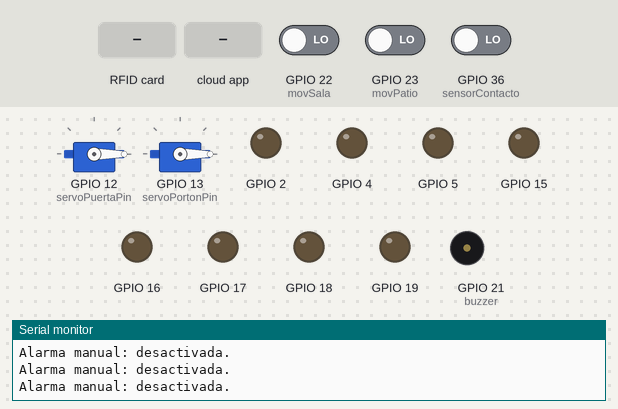
Bench run of a sketch on a simulated ESP32. On the bench: 2 × servo, output pins drawn as LEDs (lit = HIGH), buzzer (waves = sounding, pin HIGH), the last lines printed to the serial monitor. The test bench sets the inputs (shaded band); at power-on: GPIO 22 (movSala) LOW, GPIO 23 (movPatio) LOW, GPIO 36 (sensorContacto) LOW. WiFi joins after 1.5 s; servers stay silent unless stated.

Above: at 4.9 s.
5.0 s: RFID card 5E 7A 19 C4 held to the reader
At 5.9 s:
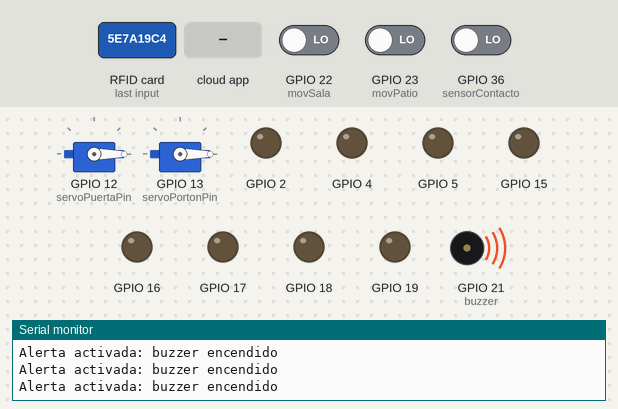
8.1 s: the phone or cloud app sets alarma_completa to on
At 8.5 s:
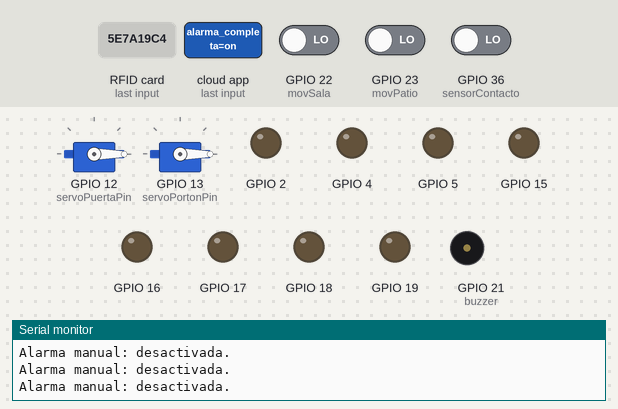
Timing chart, 0 to 11.1 s (numbered marks = the images above; inputs shaded):
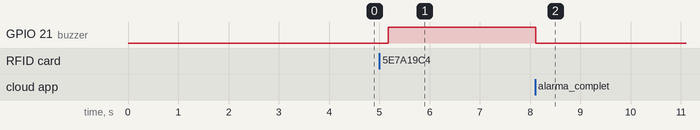

Measured:
- after the input at 5.0 s, GPIO 21 (buzzer): LOW → HIGH after 0.17 s
- after the input at 8.1 s, GPIO 21 (buzzer): HIGH → LOW at once

The sketch:

proyecto2.1Firebase.ino
```cpp
#include <WiFi.h>
#include <FirebaseESP32.h>
#include <WebServer.h>
#include <MFRC522.h>
#include <SPI.h>
#include <ESP32Servo.h>
#include <addons/TokenHelper.h>
#include <addons/RTDBHelper.h>

// Pines de LEDs
const int ledComedor = 15;
const int ledCocina = 2;
const int ledPatioTrasero = 4;
const int ledCuarto = 16;
const int ledBano = 17;
const int ledSala = 5;
const int ledCochera = 18;
const int ledPatioDelantero = 19;

struct Led {
  const int pin;
  const char* nombre;
};

Led leds[] = {
  { ledComedor, "Comedor" },
  { ledCocina, "Cocina" },
  { ledPatioTrasero, "PatioTrasero" },
  { ledCuarto, "Cuarto" },
  { ledBano, "Bano" },
  { ledSala, "Sala" },
  { ledCochera, "Cochera" },
  { ledPatioDelantero, "PatioDelantero" }
};

// Pines para los servos
const int servoPuertaPin = 12;
const int servoPortonPin = 13;

Servo servoPuerta;
Servo servoPorton;

// Pines del buzzer y sensores
const int buzzer = 21;
const int movPatio = 23;
const int movSala = 22;
const int sensorContacto = 36;

// Pines del módulo MFRC522
#define SDA 14
#define SCK 27
#define MOSI 26
#define MISO 25
#define RST 33

// Credenciales Firebase
#define WIFI_SSID ""
#define WIFI_PASSWORD ""
#define API_KEY ""
#define DATABASE_URL ""
#define USER_EMAIL ""
#define USER_PASSWORD ""

FirebaseConfig config;
FirebaseAuth auth;
FirebaseData firebaseData;
FirebaseData streamData;
MFRC522 mfrc522(SDA, RST);

bool alarmaActivada = false;
bool alarmaCompletaActivada = false;

bool movimientoDetectado = false;
bool contactoDetectado = true;

void apagarLuces() {
  static bool lucesApagadas = false;
  if (lucesApagadas) return; // Evitar apagar las luces si ya están apagadas

  for (Led led : leds) {
    digitalWrite(led.pin, LOW);
  }
  lucesApagadas = true; // Marcar las luces como apagadas
  Serial.println("Todas las luces apagadas.");
}

void streamCallback(StreamData data) {
  Serial.println("Datos recibidos del Stream:");
  Serial.println("Path: " + data.dataPath());
  Serial.println("Type: " + data.dataType());
  Serial.println("Event: " + data.eventType());

  // Verificar si el cambio fue en el nodo de los LEDs
  if (data.dataPath().startsWith("/leds/")) {
    String ledNombre = data.dataPath().substring(6);  // Extraer el nombre del LED
    String estado = data.stringData();

    // Buscar el LED correspondiente en el array y actualizar su estado
    for (Led led : leds) {
      if (ledNombre == led.nombre) {
        if (digitalRead(led.pin) != (estado == "on" ? HIGH : LOW)) {
          digitalWrite(led.pin, estado == "on" ? HIGH : LOW);
          Serial.println("LED " + ledNombre + " actualizado a: " + estado);
        }
        return;
      }
    }
  }

  else if (data.dataPath().startsWith("/servos/")) {
    String servoNombre = data.dataPath().substring(8);  // Extraer el nombre del servo
    bool estado = data.boolData();  // Leer el estado como booleano

    // Controlar los servos según el nombre
    if (servoNombre == "Puerta") {
      servoPuerta.write(estado ? 90 : 0);  // 90 para abrir, 0 para cerrar
      Serial.println("Servo Puerta actualizado a: " + String(estado ? "Abierto" : "Cerrado"));
    } else if (servoNombre == "Porton") {
      servoPorton.write(estado ? 90 : 0);  // 90 para abrir, 0 para cerrar
      Serial.println("Servo Porton actualizado a: " + String(estado ? "Abierto" : "Cerrado"));
    }
  }

  else if (data.dataPath() == "/alarma" && !alarmaCompletaActivada) {
    alarmaActivada = data.boolData();
    Serial.println(alarmaActivada ? "Alarma activada" : "Alarma desactivada");
  }

  else if (data.dataPath() == "/alarma_completa") {
    alarmaCompletaActivada = data.boolData();
    Serial.println(alarmaCompletaActivada ? "Alarma completa activada" : "Alarma completa desactivada");
  }
}

void streamTimeoutCallback(bool timeout) {
  if (timeout) {
    Serial.println("El stream de Firebase se ha desconectado. Reintentando...");
  }
}

void setup() {
  Serial.begin(115200);
  SPI.begin(SCK, MISO, MOSI, SDA);
  mfrc522.PCD_Init();

  WiFi.begin(WIFI_SSID, WIFI_PASSWORD);
  while (WiFi.status() != WL_CONNECTED) {
    delay(500);
    Serial.println("Conectando a WiFi...");
  }
  Serial.println("\nConectado a WiFi con IP: " + WiFi.localIP().toString());

  // Configuración de Firebase
  config.api_key = API_KEY;
  config.database_url = DATABASE_URL;
  auth.user.email = USER_EMAIL;
  auth.user.password = USER_PASSWORD;
  config.token_status_callback = tokenStatusCallback;
  config.signer.tokens.legacy_token = "jcy55RW3AtFHVVkgG5gniWtKl7lzcw3NqjnCY3Ck";

  Firebase.begin(&config, &auth);
  Firebase.reconnectWiFi(true);

  // Configuración de Pines de LEDs
  for (Led led : leds) {
    pinMode(led.pin, OUTPUT);
    digitalWrite(led.pin, LOW);  // Apagar todos los LEDs al inicio
  }

  pinMode(buzzer, OUTPUT);
  pinMode(movPatio, INPUT);
  pinMode(movSala, INPUT);
  pinMode(sensorContacto, INPUT);
  digitalWrite(buzzer, LOW); // Buzzer apagado al inicio

  delay(2000);

  // Configuración de los servos
  servoPuerta.attach(servoPuertaPin);
  servoPorton.attach(servoPortonPin);
  servoPuerta.write(0); // Inicialmente cerrado
  servoPorton.write(0); // Inicialmente cerrado

  // Inicia el Stream en el nodo `leds`
  if (!Firebase.beginStream(streamData, "/")) {
    Serial.println("No se pudo iniciar el Stream: " + streamData.errorReason());
  }

  // Asigna los callbacks para el Stream
  Firebase.setStreamCallback(streamData, streamCallback, streamTimeoutCallback);
}

void actualizarEstadoFirebase(const String &ruta, bool estado) {
  if (Firebase.setBool(firebaseData, ruta, estado)) {
    Serial.println("Estado actualizado en Firebase: " + ruta + " = " + String(estado ? "true" : "false"));
  } else {
    Serial.println("Error al actualizar estado en Firebase: " + firebaseData.errorReason());
  }
}

bool movimientoDetectadoPatio = false; // Indica si ya se reportó movimiento en el patio
bool movimientoDetectadoSala = false; // Indica si ya se reportó movimiento en la sala

void manejarSeguridadTotal() {
  if (alarmaCompletaActivada) {
    movimientoDetectado = (digitalRead(movPatio) == HIGH || digitalRead(movSala) == HIGH);
    contactoDetectado = digitalRead(sensorContacto) == HIGH; // Sin contacto cuando está en LOW

    // Activar el buzzer si no hay contacto o hay movimiento detectado
    if (!contactoDetectado || movimientoDetectado) {
      digitalWrite(buzzer, HIGH);
      Serial.println("Alerta activada: buzzer encendido");
    } else {
      digitalWrite(buzzer, LOW);
    }
  }
}

void manejarAlarmaManual() {
  if (!alarmaCompletaActivada) {  // Solo funciona si seguridad total no está activada
    if (alarmaActivada) {
      digitalWrite(buzzer, HIGH);
      Serial.println("Alarma manual: activada.");
    } else {
      digitalWrite(buzzer, LOW);
      Serial.println("Alarma manual: desactivada.");
    } // Sincronizar con Firebase
  }
}

void actualizarMovimientoFirebase(const char* ruta, bool estado) {
  if (Firebase.setBool(firebaseData, ruta, estado)) {
    Serial.println(String(ruta) + " = " + (estado ? "Movimiento detectado" : "Sin movimiento"));
  } else {
    Serial.println("Error al enviar estado de movimiento: " + firebaseData.errorReason());
  }
}

void loop() {
  // Leer la tarjeta RFID para alternar el estado de seguridad total
  if (mfrc522.PICC_IsNewCardPresent() && mfrc522.PICC_ReadCardSerial()) {
    alarmaCompletaActivada = !alarmaCompletaActivada;
    Firebase.setBool(firebaseData, "/alarma_completa", alarmaCompletaActivada);
    Serial.println(alarmaCompletaActivada ? "Seguridad total activada (RFID)" : "Seguridad total desactivada (RFID)");
    mfrc522.PICC_HaltA();
  }

  manejarSeguridadTotal();
  manejarAlarmaManual();
}
```
